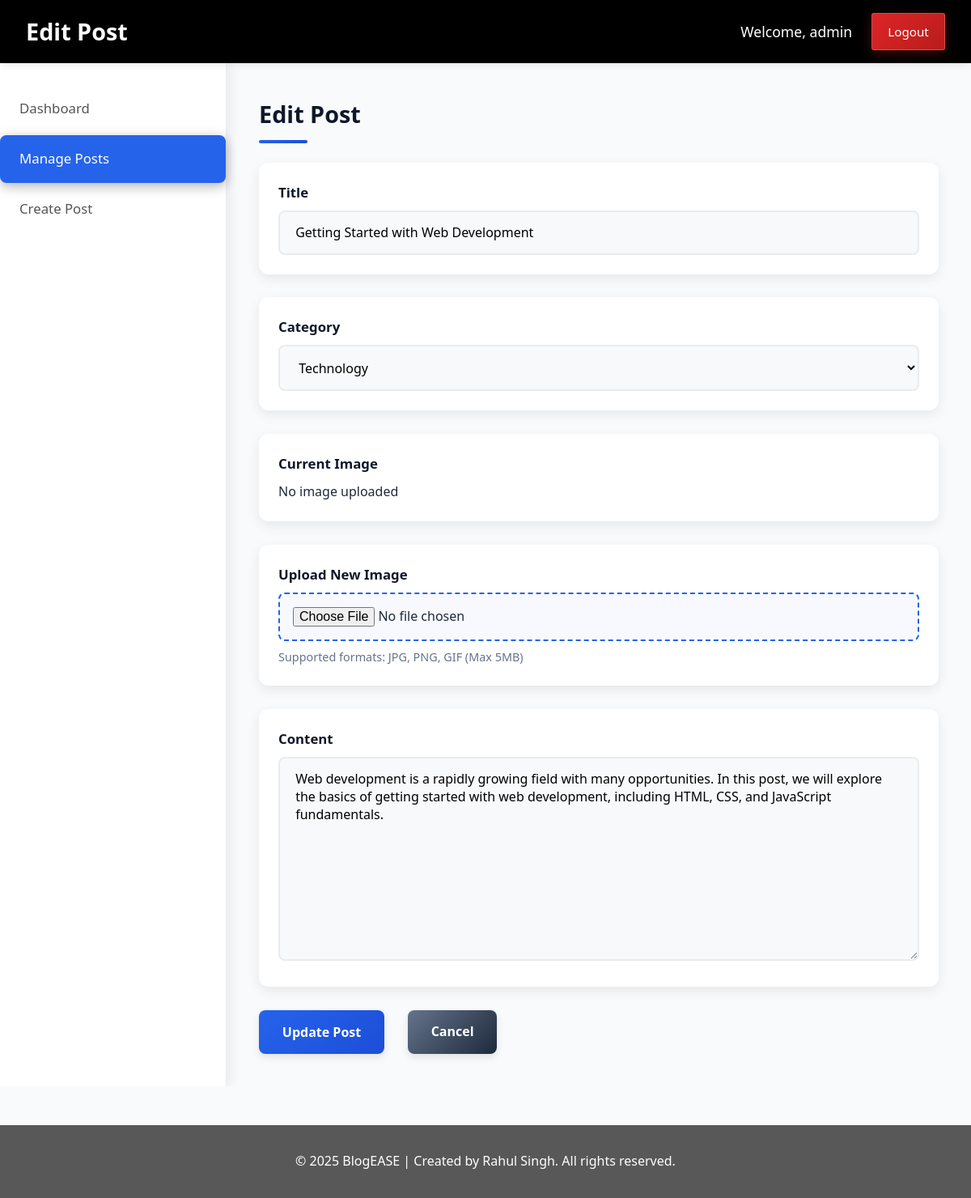
The page /admin/edit.php?id=1 (signed in) on the database its author committed.
### tables this page shows
CREATE TABLE IF NOT EXISTS posts (
    id INT AUTO_INCREMENT PRIMARY KEY,
    title VARCHAR(255) NOT NULL,
    content TEXT NOT NULL,
    category VARCHAR(100) NOT NULL,
    created_at TIMESTAMP DEFAULT CURRENT_TIMESTAMP,
    updated_at TIMESTAMP DEFAULT CURRENT_TIMESTAMP ON UPDATE CURRENT_TIMESTAMP
);

### admin/edit.php (the view, shortened to what this page needs)
<?php
require_once '../includes/header.php';
$id = isset($_GET['id']) ? (int)$_GET['id'] : 0;
$stmt = $pdo->prepare("SELECT * FROM posts WHERE id = ?");
$stmt->execute([$id]);
$post = $stmt->fetch(PDO::FETCH_ASSOC);
?>
<div class="admin-header">
    <div class="container header-content">
        <div class="logo">Edit Post</div>
        <div class="user-info">
            Welcome, <?php echo htmlspecialchars($_SESSION['username']); ?>
            <a href="logout.php" class="logout-btn">Logout</a>
        </div>
    </div>
</div>
<div class="admin-container">
    <div class="admin-sidebar">
        <ul>
            <li><a href="dashboard.php">Dashboard</a></li>
            <li class="active"><a href="posts.php">Manage Posts</a></li>
            <li><a href="create.php">Create Post</a></li>
        </ul>
    </div>
    <div class="admin-content">
        <h2>Edit Post</h2>
        <form method="POST" enctype="multipart/form-data">
            <div class="form-group">
                <label for="title">Title</label>
                <input type="text" id="title" name="title" value="<?php echo htmlspecialchars($post['title']); ?>" required>
            </div>
            <div class="form-group">
                <label for="category">Category</label>
                <select id="category" name="category" required>
                    <option value="Technology" <?php echo $post['category'] == 'Technology' ? 'selected' : ''; ?>>Technology</option>
                </select>
            </div>
            <div class="form-group">
                <label>Current Image</label>
                <?php if (!empty($post['image']) && file_exists('../' . $post['image'])): ?>
                    <div style="margin-bottom: 10px;">
                        <img src="../<?php echo htmlspecialchars($post['image']); ?>" alt="Current image" style="max-width: 200px; max-height: 150px;">
                    </div>
                    <label>
  Remove current image :
  <input type="checkbox" name="remove_image" value="1" style="width: 14px; margin-inline: 5px; vertical-align: baseline; position: relative; top: 2px;">
</label>
                <?php else: ?>
                    <p>No image uploaded</p>
                <?php endif; ?>
            </div>
            <div class="form-group">
                <label for="image">Upload New Image</label>
                <input type="file" id="image" name="image" accept="image/*">
                <small>Supported formats: JPG, PNG, GIF (Max 5MB)</small>
            </div>
            <div class="form-group">
                <label for="content">Content</label>
                <textarea id="content" name="content" rows="10" required><?php echo htmlspecialchars($post['content']); ?></textarea>
            </div>
            <div class="button-container" style="text-align: center;">
            <button type="submit" class="btn btn-primary">Update Post</button>
            <a href="posts.php" class="btn btn-secondary">Cancel</a>
            </div>
        </form>
    </div>
</div>
<?php require_once '../includes/footer.php'; ?>

### rows shown on the page
posts: title "Getting Started with Web Development", category "Technology", content "Web development is a rapidly growing field with many opportunities. In this post, we will explore the basics of getting started with web development, including HTML, CSS, and JavaScript fundamentals."

### other values the page prints
$_SESSION['username'] "admin"
